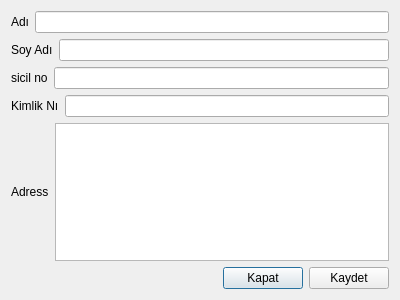
<?xml version="1.0" encoding="UTF-8"?>
<ui version="4.0">
 <class>calisanekle</class>
 <widget class="QDialog" name="calisanekle">
  <property name="geometry">
   <rect>
    <x>0</x>
    <y>0</y>
    <width>400</width>
    <height>300</height>
   </rect>
  </property>
  <property name="windowTitle">
   <string>calisan ekle</string>
  </property>
  <layout class="QVBoxLayout" name="verticalLayout">
   <item>
    <layout class="QHBoxLayout" name="horizontalLayout">
     <item>
      <widget class="QLabel" name="lbAdi">
       <property name="text">
        <string>Adı</string>
       </property>
      </widget>
     </item>
     <item>
      <widget class="QLineEdit" name="leadi"/>
     </item>
    </layout>
   </item>
   <item>
    <layout class="QHBoxLayout" name="horizontalLayout_2">
     <item>
      <widget class="QLabel" name="lbSoyAdi">
       <property name="text">
        <string>Soy Adı</string>
       </property>
      </widget>
     </item>
     <item>
      <widget class="QLineEdit" name="leSoyadi"/>
     </item>
    </layout>
   </item>
   <item>
    <layout class="QHBoxLayout" name="horizontalLayout_3">
     <item>
      <widget class="QLabel" name="lbsicilno">
       <property name="text">
        <string>sicil no</string>
       </property>
      </widget>
     </item>
     <item>
      <widget class="QLineEdit" name="leSicilno"/>
     </item>
    </layout>
   </item>
   <item>
    <layout class="QHBoxLayout" name="horizontalLayout_4">
     <item>
      <widget class="QLabel" name="lbKimlikno">
       <property name="text">
        <string>Kimlik Nı</string>
       </property>
      </widget>
     </item>
     <item>
      <widget class="QLineEdit" name="leKimlikno">
       <property name="text">
        <string/>
       </property>
      </widget>
     </item>
    </layout>
   </item>
   <item>
    <layout class="QHBoxLayout" name="horizontalLayout_5">
     <item>
      <widget class="QLabel" name="lbAdress">
       <property name="text">
        <string>Adress</string>
       </property>
      </widget>
     </item>
     <item>
      <widget class="QTextEdit" name="teAdress"/>
     </item>
    </layout>
   </item>
   <item>
    <layout class="QHBoxLayout" name="horizontalLayout_6"/>
   </item>
   <item>
    <layout class="QHBoxLayout" name="horizontalLayout_7">
     <item>
      <spacer name="horizontalSpacer">
       <property name="orientation">
        <enum>Qt::Horizontal</enum>
       </property>
       <property name="sizeHint" stdset="0">
        <size>
         <width>40</width>
         <height>20</height>
        </size>
       </property>
      </spacer>
     </item>
     <item>
      <widget class="QPushButton" name="Kapat">
       <property name="text">
        <string>Kapat</string>
       </property>
      </widget>
     </item>
     <item>
      <widget class="QPushButton" name="kaydet">
       <property name="text">
        <string>Kaydet</string>
       </property>
      </widget>
     </item>
    </layout>
   </item>
  </layout>
 </widget>
 <resources/>
 <connections>
  <connection>
   <sender>Kapat</sender>
   <signal>clicked()</signal>
   <receiver>calisanekle</receiver>
   <slot>reject()</slot>
   <hints>
    <hint type="sourcelabel">
     <x>271</x>
     <y>278</y>
    </hint>
    <hint type="destinationlabel">
     <x>199</x>
     <y>149</y>
    </hint>
   </hints>
  </connection>
  <connection>
   <sender>leadi</sender>
   <signal>textChanged(QString)</signal>
   <receiver>calisanekle</receiver>
   <slot>gorseldegisti()</slot>
   <hints>
    <hint type="sourcelabel">
     <x>56</x>
     <y>19</y>
    </hint>
    <hint type="destinationlabel">
     <x>20</x>
     <y>279</y>
    </hint>
   </hints>
  </connection>
  <connection>
   <sender>leSoyadi</sender>
   <signal>textChanged(QString)</signal>
   <receiver>calisanekle</receiver>
   <slot>gorseldegisti()</slot>
   <hints>
    <hint type="sourcelabel">
     <x>98</x>
     <y>45</y>
    </hint>
    <hint type="destinationlabel">
     <x>45</x>
     <y>290</y>
    </hint>
   </hints>
  </connection>
  <connection>
   <sender>leSicilno</sender>
   <signal>textChanged(QString)</signal>
   <receiver>calisanekle</receiver>
   <slot>gorseldegisti()</slot>
   <hints>
    <hint type="sourcelabel">
     <x>167</x>
     <y>74</y>
    </hint>
    <hint type="destinationlabel">
     <x>85</x>
     <y>261</y>
    </hint>
   </hints>
  </connection>
  <connection>
   <sender>leKimlikno</sender>
   <signal>textChanged(QString)</signal>
   <receiver>calisanekle</receiver>
   <slot>gorseldegisti()</slot>
   <hints>
    <hint type="sourcelabel">
     <x>232</x>
     <y>107</y>
    </hint>
    <hint type="destinationlabel">
     <x>131</x>
     <y>269</y>
    </hint>
   </hints>
  </connection>
  <connection>
   <sender>teAdress</sender>
   <signal>textChanged()</signal>
   <receiver>calisanekle</receiver>
   <slot>gorseldegisti()</slot>
   <hints>
    <hint type="sourcelabel">
     <x>315</x>
     <y>183</y>
    </hint>
    <hint type="destinationlabel">
     <x>176</x>
     <y>273</y>
    </hint>
   </hints>
  </connection>
 </connections>
 <slots>
  <slot>gorseldegisti()</slot>
 </slots>
</ui>
